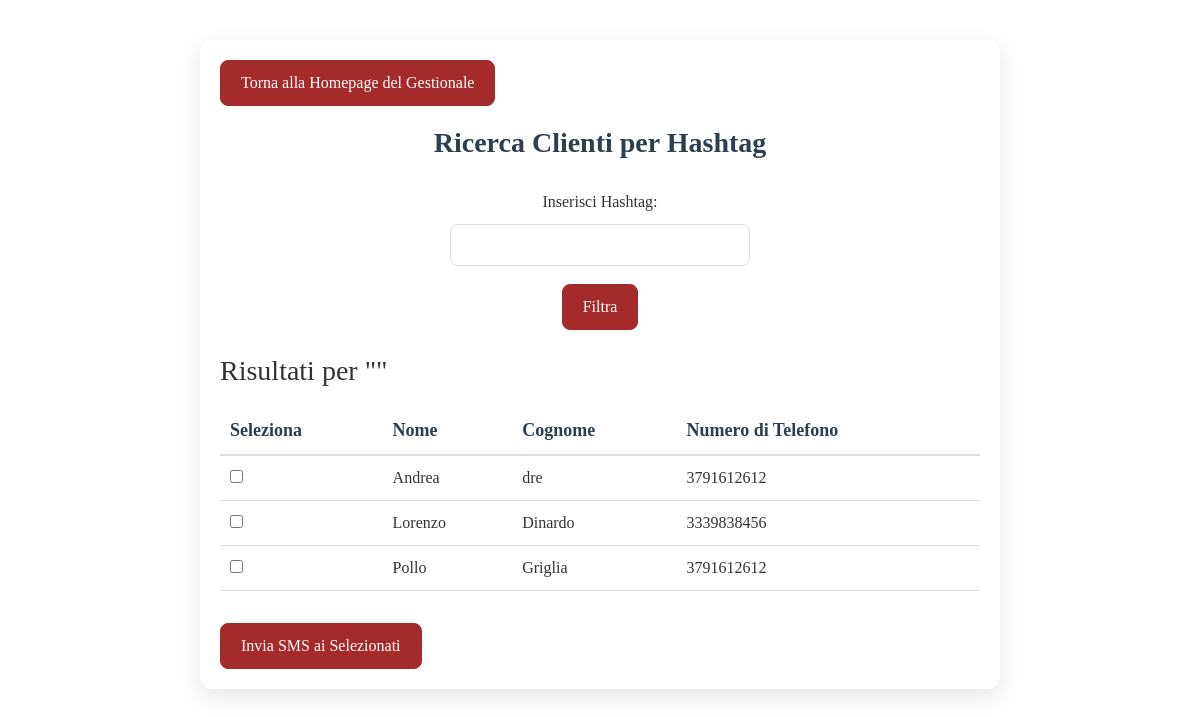
The page /gestionale/clienti/ricerca/ (signed in) on the database as committed earlier.
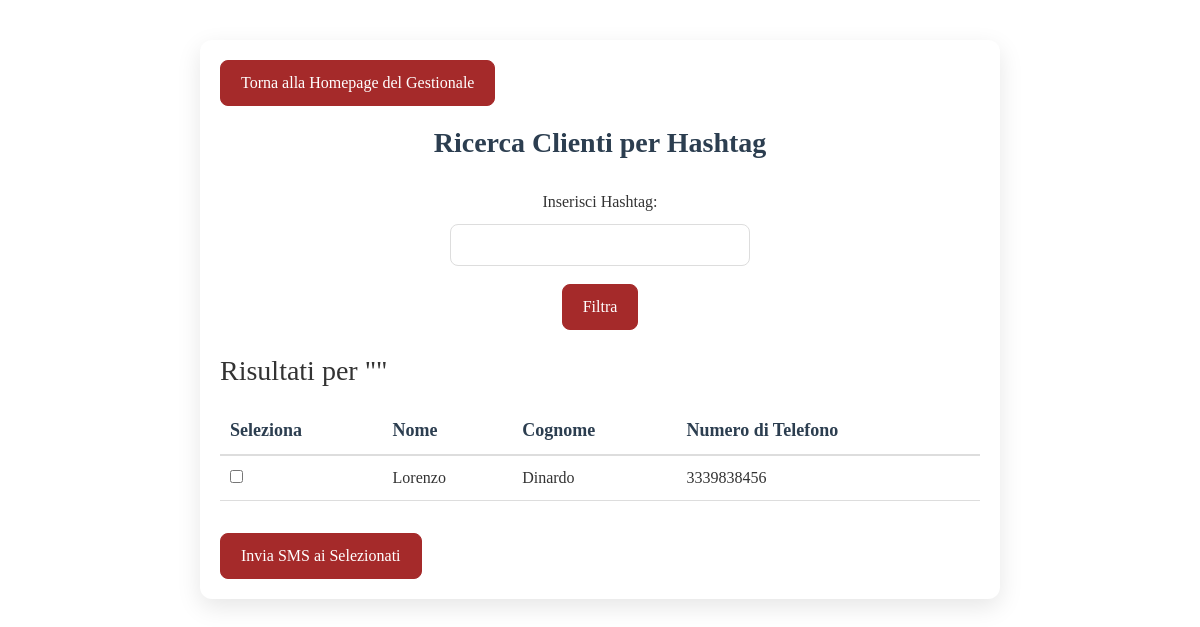
The same page on the database as committed later.
### gestionale/models.py (models this page shows, shortened)
class Customer(models.Model):
    first_name = models.CharField(max_length=100)
    last_name = models.CharField(max_length=100)
    phone_number = models.CharField(max_length=20)
    hashtag = models.CharField(max_length=100, blank=True, null=True, default="")
    numero_prenotazioni = models.IntegerField(default=0)

### gestionale/views.py (the view)
# urls.py: path('clienti/ricerca/', views.search_customers_by_hashtag, name='search_customers_by_hashtag'),
@login_required
def search_customers_by_hashtag(request):
    hashtag_query = request.GET.get('hashtag', '').strip()
    if hashtag_query:
        customers = Customer.objects.filter(hashtag__icontains=hashtag_query)
    else:
        customers = Customer.objects.all()
    hashtags = (
        Customer.objects
        .exclude(hashtag="")
        .values_list('hashtag', flat=True)
    )
    unique_hashtags = set(tag.strip() for tags in hashtags for tag in tags.split(',') if tag.strip())
    return render(request, 'gestionale/search_customers.html', {
        'customers': customers,
        'hashtag_query': hashtag_query,
        'unique_hashtags': unique_hashtags,
    })

### gestionale/templates/gestionale/search_customers.html (shortened to what this page needs)
{% extends "base.html" %}
{% load static %}
{% block css_files %}
    <link rel="stylesheet" href="{% static 'gestionale/shared.css' %}">
{% endblock %}
{% block content %}
<div class="reservation-container">
    <a href="{% url 'gestionale:gestionale' %}" class="back-to-home">Torna alla Homepage del Gestionale</a>
    <h2>Ricerca Clienti per Hashtag</h2>
    <form method="get" action="{% url 'gestionale:search_customers_by_hashtag' %}" class="date-selector-form">
        <label for="hashtag">Inserisci Hashtag:</label>
        <input type="text" id="hashtag" name="hashtag" value="{{ hashtag_query }}" class="form-control" list="suggested-hashtags" />
        <button type="submit" class="nav-button mt-2">Filtra</button>
    </form>
    {% if customers %}
        <form method="post" action="{% url 'gestionale:send_sms' %}">
            <h3 class="mt-4">Risultati per "{{ hashtag_query|default_if_none:'tutti i clienti' }}"</h3>
            <div class="reservation-list">
                <table class="table">
                    <thead>
                        <tr>
                            <th>Seleziona</th>
                            <th>Nome</th>
                            <th>Cognome</th>
                            <th>Numero di Telefono</th>
                        </tr>
                    </thead>
                    <tbody>
                        {% for customer in customers %}
                            <tr>
                                <td>
                                    <input type="checkbox" name="selected_customers" value="{{ customer.id }}">
                                </td>
                                <td>{{ customer.first_name }}</td>
                                <td>{{ customer.last_name }}</td>
                                <td>{{ customer.phone_number }}</td>
                            </tr>
                        {% endfor %}
                    </tbody>
                </table>
            </div>
            <button type="submit" class="nav-button mt-3">Invia SMS ai Selezionati</button>
        </form>
    {% else %}
        <p class="no-reservation mt-4">Nessun cliente trovato.</p>
    {% endif %}
</div>
{% endblock %}

### templates/base.html (shortened to what this page needs)
{% load static %}
<!DOCTYPE html>
<html lang="it">
<head>
    <link href="https://cdn.jsdelivr.net/npm/bootstrap@5.3.0-alpha1/dist/css/bootstrap.min.css" rel="stylesheet">
    <link rel="stylesheet" href="https://cdnjs.cloudflare.com/ajax/libs/font-awesome/5.15.4/css/all.min.css">
    {% block css_files %}{% endblock %}
</head>
<body>
    {% block content %}{% endblock %}
</body>
</html>

### static/gestionale/shared.css (style rules this page uses)
.reservation-container { font-family: 'Playfair Display', serif; max-width: 800px; margin: 40px auto; padding: 20px; background-color: #fff; border-radius: 12px; box-shadow: 0 8px 24px rgba(0, 0, 0, 0.1); color: #333; }
.reservation-container h2 { text-align: center; font-weight: 700; font-size: 28px; color: #2c3e50; margin-bottom: 30px; }
.date-selector-form { display: flex; flex-direction: column; align-items: center; gap: 10px; margin-top: 10px; }
.date-selector-form label { font-weight: 500; font-size: 16px; }
.date-selector-form input[type="text"] { padding: 8px; border: 1px solid #ddd; border-radius: 8px; font-size: 16px; max-width: 300px; }
.nav-button, .back-to-home { padding: 10px 20px; border: 1px solid #a52a2a; border-radius: 8px; background-color: #a52a2a; color: #fff; font-size: 16px; text-decoration: none; font-weight: 500; transition: background-color 0.3s ease; }
.back-to-home { margin-bottom: 20px; display: inline-block; }
.table { width: 100%; border-collapse: collapse; margin-top: 20px; }
.table thead th { font-weight: 600; font-size: 18px; color: #2c3e50; border-bottom: 2px solid #ddd; text-align: left; padding: 10px; }
.table tbody td { padding: 10px; border-bottom: 1px solid #ddd; font-size: 16px; color: #333; }

Rows that differ between the two databases and show on the page:
removed Customer: first_name "Andrea", last_name "dre", phone_number "3791612612"
removed Customer: first_name "Pollo", last_name "Griglia", phone_number "3791612612"
